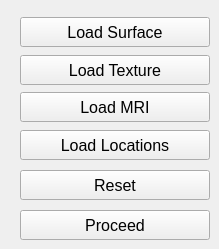
      <widget class="QWidget" name="tab_7">
       <attribute name="title">
        <string>Files</string>
       </attribute>
       <widget class="QPushButton" name="load_locations_button">
        <property name="geometry">
         <rect>
          <x>20</x>
          <y>130</y>
          <width>190</width>
          <height>30</height>
         </rect>
        </property>
        <property name="sizePolicy">
         <sizepolicy hsizetype="Minimum" vsizetype="Minimum">
          <horstretch>0</horstretch>
          <verstretch>0</verstretch>
         </sizepolicy>
        </property>
        <property name="minimumSize">
         <size>
          <width>190</width>
          <height>30</height>
         </size>
        </property>
        <property name="maximumSize">
         <size>
          <width>190</width>
          <height>30</height>
         </size>
        </property>
        <property name="font">
         <font>
          <pointsize>12</pointsize>
         </font>
        </property>
        <property name="styleSheet">
         <string notr="true"/>
        </property>
        <property name="text">
         <string>Load Locations</string>
        </property>
       </widget>
       <widget class="QPushButton" name="load_texture_button">
        <property name="geometry">
         <rect>
          <x>20</x>
          <y>55</y>
          <width>190</width>
          <height>30</height>
         </rect>
        </property>
        <property name="sizePolicy">
         <sizepolicy hsizetype="Minimum" vsizetype="Minimum">
          <horstretch>0</horstretch>
          <verstretch>0</verstretch>
         </sizepolicy>
        </property>
        <property name="minimumSize">
         <size>
          <width>190</width>
          <height>30</height>
         </size>
        </property>
        <property name="maximumSize">
         <size>
          <width>190</width>
          <height>30</height>
         </size>
        </property>
        <property name="font">
         <font>
          <pointsize>12</pointsize>
         </font>
        </property>
        <property name="styleSheet">
         <string notr="true"/>
        </property>
        <property name="text">
         <string>Load Texture</string>
        </property>
       </widget>
       <widget class="QPushButton" name="load_surface_button">
        <property name="geometry">
         <rect>
          <x>20</x>
          <y>17</y>
          <width>190</width>
          <height>30</height>
         </rect>
        </property>
        <property name="sizePolicy">
         <sizepolicy hsizetype="Minimum" vsizetype="Minimum">
          <horstretch>0</horstretch>
          <verstretch>0</verstretch>
         </sizepolicy>
        </property>
        <property name="minimumSize">
         <size>
          <width>190</width>
          <height>30</height>
         </size>
        </property>
        <property name="maximumSize">
         <size>
          <width>190</width>
          <height>30</height>
         </size>
        </property>
        <property name="font">
         <font>
          <pointsize>12</pointsize>
         </font>
        </property>
        <property name="styleSheet">
         <string notr="true"/>
        </property>
        <property name="text">
         <string>Load Surface</string>
        </property>
       </widget>
       <widget class="QPushButton" name="load_mri_button">
        <property name="geometry">
         <rect>
          <x>20</x>
          <y>92</y>
          <width>190</width>
          <height>30</height>
         </rect>
        </property>
        <property name="sizePolicy">
         <sizepolicy hsizetype="Minimum" vsizetype="Minimum">
          <horstretch>0</horstretch>
          <verstretch>0</verstretch>
         </sizepolicy>
        </property>
        <property name="minimumSize">
         <size>
          <width>190</width>
          <height>30</height>
         </size>
        </property>
        <property name="maximumSize">
         <size>
          <width>190</width>
          <height>30</height>
         </size>
        </property>
        <property name="font">
         <font>
          <pointsize>12</pointsize>
         </font>
        </property>
        <property name="styleSheet">
         <string notr="true"/>
        </property>
        <property name="text">
         <string>Load MRI</string>
        </property>
       </widget>
       <widget class="QPushButton" name="restart_button_0">
        <property name="geometry">
         <rect>
          <x>20</x>
          <y>170</y>
          <width>190</width>
          <height>30</height>
         </rect>
        </property>
        <property name="sizePolicy">
         <sizepolicy hsizetype="Minimum" vsizetype="Minimum">
          <horstretch>0</horstretch>
          <verstretch>0</verstretch>
         </sizepolicy>
        </property>
        <property name="minimumSize">
         <size>
          <width>190</width>
          <height>30</height>
         </size>
        </property>
        <property name="maximumSize">
         <size>
          <width>190</width>
          <height>30</height>
         </size>
        </property>
        <property name="font">
         <font>
          <pointsize>12</pointsize>
         </font>
        </property>
        <property name="styleSheet">
         <string notr="true"/>
        </property>
        <property name="text">
         <string>Reset</string>
        </property>
       </widget>
       <widget class="QPushButton" name="proceed_button_0">
        <property name="geometry">
         <rect>
          <x>20</x>
          <y>210</y>
          <width>190</width>
          <height>30</height>
         </rect>
        </property>
        <property name="sizePolicy">
         <sizepolicy hsizetype="Minimum" vsizetype="Minimum">
          <horstretch>0</horstretch>
          <verstretch>0</verstretch>
         </sizepolicy>
        </property>
        <property name="minimumSize">
         <size>
          <width>190</width>
          <height>30</height>
         </size>
        </property>
        <property name="maximumSize">
         <size>
          <width>190</width>
          <height>30</height>
         </size>
        </property>
        <property name="font">
         <font>
          <pointsize>12</pointsize>
         </font>
        </property>
        <property name="styleSheet">
         <string notr="true"/>
        </property>
        <property name="text">
         <string>Proceed</string>
        </property>
       </widget>
      </widget>
